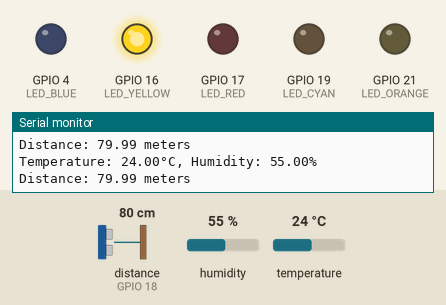
The sketch below on a simulated ESP32. On the bench: output pins drawn as LEDs (lit = HIGH), the last lines printed to the serial monitor. Wiring (from diagram.json): ultrasonic range finder: trigger GPIO 5; echo GPIO 18. Inputs (shaded band) come from the test bench; at power-on: distance to the obstacle (sensor on GPIO 18) 80 cm, temperature 24 °C, humidity 55 %. The echo pulse lasts 58.3 µs per cm; pins used as bus, display or sensor lines are not drawn.

Above: at 2.8 s.
2.9 s: distance to the obstacle (sensor on GPIO 18) set to 5 cm
5.6 s: distance to the obstacle (sensor on GPIO 18) set to 2 cm
At 6.7 s:
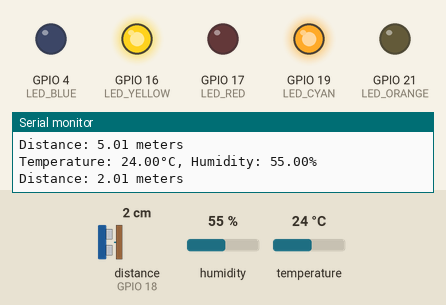
8.3 s: temperature set to 26.4 °C
11.2 s: temperature set to 27.4 °C
At 13.1 s:
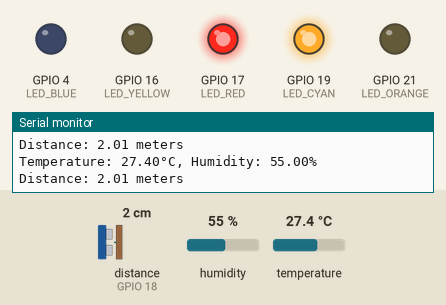
13.9 s: distance to the obstacle (sensor on GPIO 18) set to 4 cm
At 14.9 s:
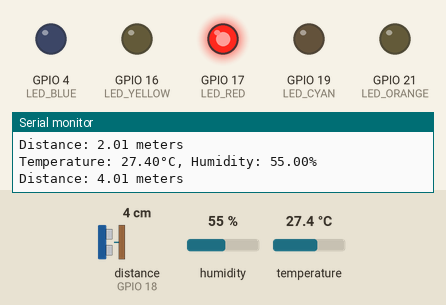
16.6 s: temperature set to 26.7 °C
19.3 s: temperature set to 25.7 °C
At 21.4 s:
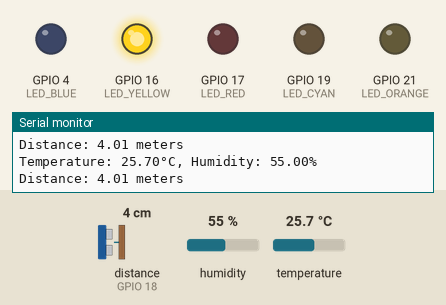
Timing chart, 0 to 22.9 s (numbered marks = the images above; inputs shaded):
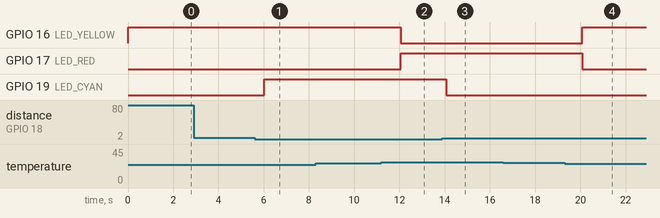

Measured:
- the behaviour switches between 4 and 3 cm on distance to the obstacle (sensor on GPIO 18) (found by bisection; images 0 and 1)
- the behaviour switches between 27 and 27.1 °C on temperature (found by bisection; images 1 and 2)
- the behaviour switches between 26.1 and 26 °C on temperature (found by bisection; images 3 and 4)
- after the input at 5.6 s, GPIO 19 (LED_CYAN): LOW → HIGH after 0.43 s
- after the input at 11.2 s, GPIO 16 (LED_YELLOW): HIGH → LOW after 0.85 s; GPIO 17 (LED_RED): LOW → HIGH after 0.85 s
- after the input at 13.9 s, GPIO 19 (LED_CYAN): HIGH → LOW after 0.16 s
- after the input at 19.3 s, GPIO 16 (LED_YELLOW): LOW → HIGH after 0.78 s; GPIO 17 (LED_RED): HIGH → LOW after 0.78 s

The sketch:

sketch.ino
```cpp
#include <DHT.h>

#define DHTPIN 15
#define DHTTYPE DHT22
DHT dht(DHTPIN, DHTTYPE);

#define TRIG_PIN 5
#define ECHO_PIN 18

#define LED_BLUE 4
#define LED_YELLOW 16
#define LED_RED 17
#define LED_CYAN 19
#define LED_ORANGE 21

void setup() {
  Serial.begin(115200);
  dht.begin();

  pinMode(LED_BLUE, OUTPUT);
  pinMode(LED_YELLOW, OUTPUT);
  pinMode(LED_RED, OUTPUT);
  pinMode(LED_CYAN, OUTPUT);
  pinMode(LED_ORANGE, OUTPUT);

  pinMode(TRIG_PIN, OUTPUT);
  pinMode(ECHO_PIN, INPUT);
}

void loop() {
  readAndPrintTemperatureHumidity();

  readAndPrintDistance();

  delay(2000);
}

void readAndPrintTemperatureHumidity() {
  float temperature = dht.readTemperature();
  float humidity = dht.readHumidity();

  Serial.print("Temperature: ");
  Serial.print(temperature);
  Serial.print("°C, Humidity: ");
  Serial.print(humidity);
  Serial.println("%");

  controlTemperatureLEDs(temperature);
}

void readAndPrintDistance() {
  float distance = readDistance();
  Serial.print("Distance: ");
  Serial.print(distance);
  Serial.println(" meters");

  controlDistanceLEDs(distance);
}

float readDistance() {
  digitalWrite(TRIG_PIN, LOW);
  delayMicroseconds(2);
  digitalWrite(TRIG_PIN, HIGH);
  delayMicroseconds(10);
  digitalWrite(TRIG_PIN, LOW);

  float duration = pulseIn(ECHO_PIN, HIGH);
  float distance = (duration / 2) * 0.0343;
  return distance;
}

void controlTemperatureLEDs(float temperature) {
  if (temperature < 10) {
    digitalWrite(LED_BLUE, HIGH);
    digitalWrite(LED_YELLOW, LOW);
    digitalWrite(LED_RED, LOW);
  } else if (temperature >= 11 && temperature <= 26) {
    digitalWrite(LED_BLUE, LOW);
    digitalWrite(LED_YELLOW, HIGH);
    digitalWrite(LED_RED, LOW);
  } else if (temperature > 27) {
    digitalWrite(LED_BLUE, LOW);
    digitalWrite(LED_YELLOW, LOW);
    digitalWrite(LED_RED, HIGH);
  }
}

void controlDistanceLEDs(float distance) {
  if (distance > 4.0) {
    digitalWrite(LED_CYAN, LOW);
    digitalWrite(LED_ORANGE, LOW);
  } else if (distance >= 1.0 && distance <= 3.9) {
    digitalWrite(LED_CYAN, HIGH);
    digitalWrite(LED_ORANGE, LOW);
  } else if (distance < 1.0) {
    digitalWrite(LED_CYAN, HIGH);
    digitalWrite(LED_ORANGE, HIGH);
    Serial.println("Cuidado muito perto do obstáculo");
  }
}
```
